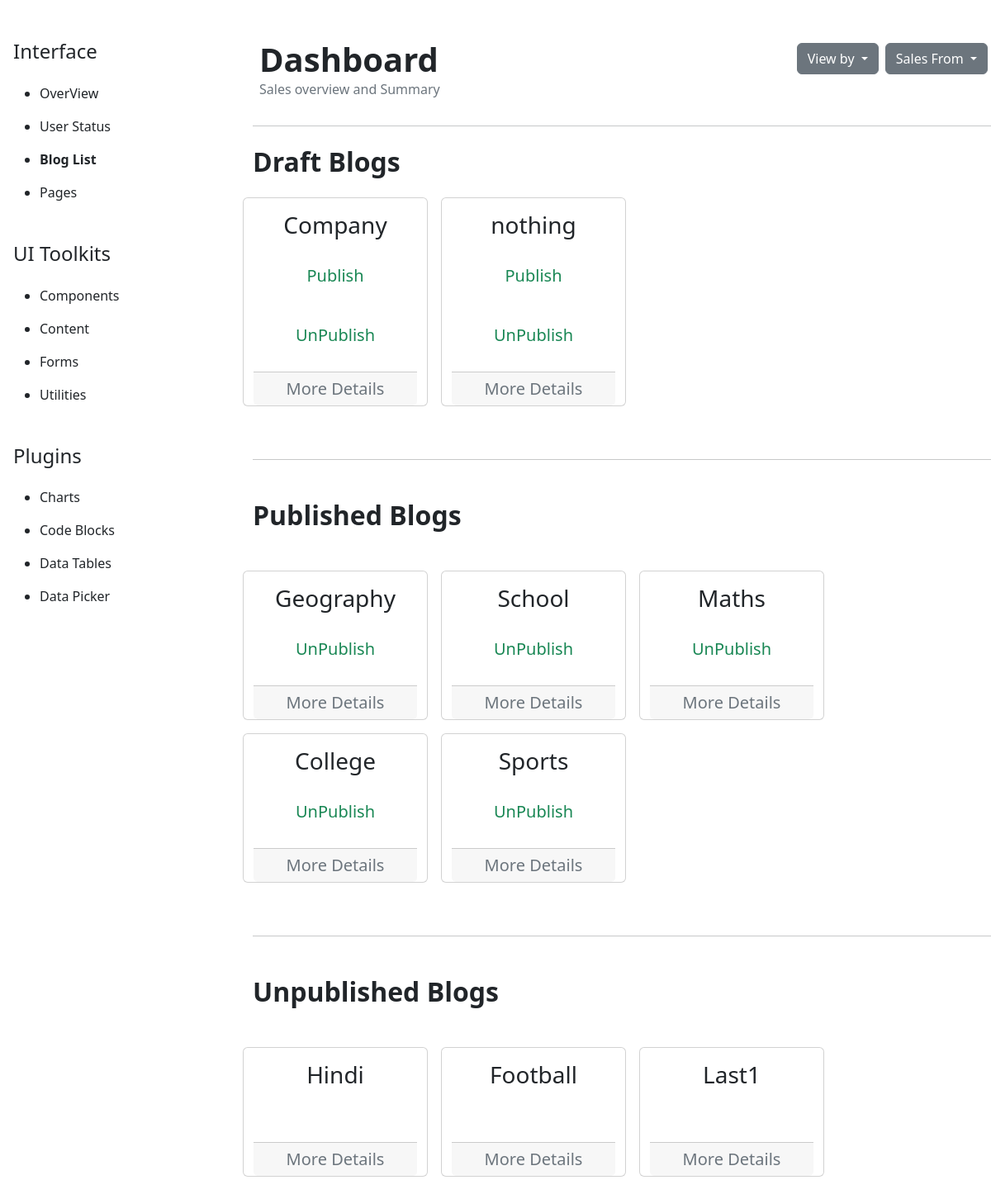
Page /adminpanel/lists/ (signed in) on the committed database.
### blogapp/models.py (models this page shows, shortened)
class PostBlog(models.Model):
    STATUS_CHOICES = (
        ('0', 'Draft'),
        ('1', 'Publish'),
        ('2', 'Unpublish')
    )
    title = models.CharField(max_length=250)
    content = models.TextField(max_length=300, null=True, blank=True)
    image = models.ImageField(upload_to='blog', default="", null = True, blank=True)
    blogger = models.ForeignKey(User, related_name='postblog_blogger', on_delete=models.CASCADE)
    tags = models.ManyToManyField(TagBlog, related_name="postblog_tags")
    category = models.ForeignKey(BlogCategory, related_name="postblog_category", on_delete=models.CASCADE, null = True, blank=True )
    status = models.CharField(max_length=1, choices = STATUS_CHOICES, null=True, blank=True)
    likes = models.ManyToManyField(User, related_name='bloglike_user')
    dislikes = models.ManyToManyField(User, related_name='blogdislike_user')
    created_at = models.DateTimeField(auto_now_add=True)
    updated_at = models.DateTimeField(auto_now=True)
    published_date = models.DateTimeField(auto_now=True)
    slug = models.SlugField( unique=True)

### adminpanel/views.py (the view, shortened to what this page needs)
# urls.py: path('lists/',views.ListBlog.as_view(),name='listblog'),
class ListBlog(ListView):
    model = PostBlog
    form_class = BlogForm
    template_name = "adminpanel/bloglists.html"
    def get(self, request):
        object_list = PostBlog.objects.all()
        if request.user.is_staff:
            return render(request, "adminpanel/bloglists.html", {'object_list':object_list})
        else:
            return render(request, 'adminpanel/index.html')

### adminpanel/templates/adminpanel/bloglists.html (shortened to what this page needs)
{% extends 'adminpanel/admin.html' %}
{% load static %}
{% block content %}
<section >
    <div class="row">
        <div class = "col-sm-3">
            <h4 class="mt-5 mx-3">Interface</h4>
            <ul class="mt-4">
                <li class="my-3 mx-3">
                    <a class="text-dark text-decoration-none" href ="{% url 'adminpanel:home' %}">OverView</a>
                </li>
                <li class="my-3 mx-3">
                    <a class="text-dark text-decoration-none" href ="{% url 'adminpanel:userstatus' %}">User Status</a>
                </li>
                <li class="my-3 mx-3">
                    <a class="text-dark text-decoration-none fw-bold" id ="drop1" data-bs-toggle="collapse" href="#collapseExample1" role="button" aria-expanded="false" aria-controls="collapseExample1">
                        Blog List
                    </a>
                </li>
                <li class="my-3 mx-3">
                    <a class="text-dark text-decoration-none" id ="drop2" data-bs-toggle="collapse" href="#collapseExample2" role="button" aria-expanded="false" aria-controls="collapseExample2">
                        Pages
                    </a>
                </li>
            </ul>
            <h4 class="mt-5 mx-3">UI Toolkits</h4>
            <ul class="mt-4">
                <li class="my-3 mx-3">Components</li>
                <li class="my-3 mx-3">Content</li>
                <li class="my-3 mx-3">Forms</li>
                <li class="my-3 mx-3">Utilities</li>
            </ul>
            <h4 class="mt-5 mx-3">Plugins</h4>
            <ul class="mt-4">
                <li class="my-3 mx-3">Charts</li>
                <li class="my-3 mx-3">Code Blocks</li>
                <li class="my-3 mx-3">Data Tables</li>
                <li class="my-3 mx-3">Data Picker</li>
            </ul>
        </div>
        <div class = "col-md-9">
            <div class="row ">
                <div class = "col-sm-6 ">
                    <div class ="container-xl-p-5 ms-2">
                        <h2 class ="display-6 fw-bold mb-0 mt-5">Dashboard</h2>
                        <p class =" text-muted"> Sales overview and Summary</p>
                    </div>
                </div>
                <div class = "col-sm-6 mt-5 d-flex justify-content-end">
                    <div class="dropdown p-1">
                        <button class="btn btn-secondary dropdown-toggle" type="button" data-bs-toggle="dropdown" aria-expanded="false">
                        View by
                        </button>
                    </div>
                    <div class="dropdown p-1">
                        <button class="btn btn-secondary dropdown-toggle" type="button" data-bs-toggle="dropdown" aria-expanded="false">
                        Sales From
                        </button>
                    </div>
                </div>
            </div>
                    <hr><h2 class=' fw-bold my-4'>Draft Blogs<h2>
                    <div class="row mb-5">
                        {% for object in object_list %}
                            {% if object.status == '0' %}
                                <div class='d-flex card me-3 mb-3' style="width: 14rem;">
                                    <div class ="card-body text d-flex justify-content-center fs-3">
                                        {{ object.title }}</div>
                                        <div class ="card-body d-flex justify-content-center fs-5 mb-3">
                                        <a href="{% url 'adminpanel:published' pk=object.id  %}" class ="text-decoration-none text-success">Publish</a>
                                        </div>
                                        <div class ="card-body d-flex justify-content-center fs-5 mb-3">
                                            <a href="{% url 'adminpanel:unpublished' pk=object.id  %}" class ="text-decoration-none text-success">UnPublish</a>
                                        </div>
                                    <div class="card-footer d-flex justify-content-center fs-5">
                                        <a class= "text-decoration-none text-secondary" href = "/blogapp/detail/{{ object.id }}/"> More Details</a>
                                    </div>
                                </div>
                            {% endif %}
                        {% endfor%}
                    </div>
                    <hr><h2 class='fw-bold my-5 '>Published Blogs<h2>
                    <div class="row mb-5">
                        {% for object in object_list %}
                        {% if object.status == '1' %}
                            <div class='d-flex card me-3 mb-3' style="width: 14rem;">
                                <div class ="card-body text d-flex justify-content-center fs-3">
                                    {{ object.title }}</div>
                                    <div class ="card-body d-flex justify-content-center fs-5 mb-3">
                                    <a href="{% url 'adminpanel:unpublished' pk=object.id  %}" class ="text-decoration-none text-success">UnPublish</a>
                                    </div>
                                <div class="card-footer d-flex justify-content-center fs-5">
                                    <a class= "text-decoration-none text-secondary" href = "/blogapp/detail/{{ object.id }}/"> More Details</a>
                                </div>
                            </div>
                        {% endif %}
                        {% endfor %}
                    </div>
                    <hr><h2 class='fw-bold my-5'>Unpublished Blogs<h2>
                    <div class="row mb-5">
                        {% for object in object_list %}
                        {% if object.status == '2' %}
                            <div class='d-flex card me-3 mb-3' style="width: 14rem;">
                                <div class ="card-body text d-flex justify-content-center fs-3">
                                    {{ object.title }}</div>
                                    <div class ="card-body d-flex justify-content-center fs-5 mb-3">
                                    </div>
                                <div class="card-footer d-flex justify-content-center">
                                    <a class= "text-decoration-none text-secondary fs-5" href = "/blogapp/detail/{{ object.id }}/"> More Details</a>
                                </div>
                            </div>
                        {% endif %}
                        {% endfor %}
                    </div>
        </div>
    </div>
    <br>
</section>
{% endblock %}

### rows in the picture
PostBlog: title "Company"
PostBlog: title "nothing"
PostBlog: title "Geography"
PostBlog: title "School"
PostBlog: title "Maths"
PostBlog: title "College"
PostBlog: title "Sports"
PostBlog: title "Hindi"
PostBlog: title "Football"
PostBlog: title "Last1"
